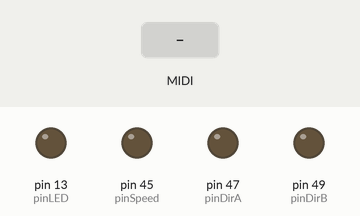
Bench run of a program on a simulated Arduino Mega 2560, built with avr-gcc and run on an emulated ATmega2560. Parts: output pins drawn as LEDs (lit = HIGH). Inputs (shaded band) come from the test bench. MIDI output is not drawn.

Above: at 1.2 s.
1.3 s: MIDI note 36 received
At 1.36 s:
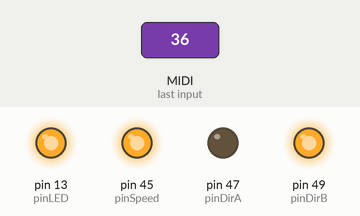
At 2.2 s:
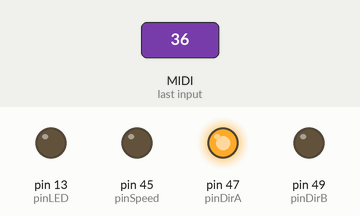
Timing chart, 0 to 4.3 s (numbered marks = the images above; inputs shaded):
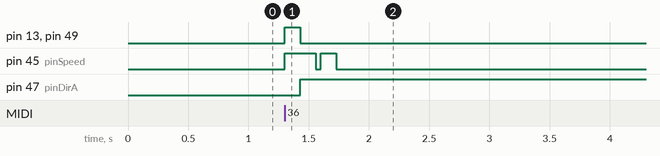

Measured:
- after the input at 1.3 s, pin 13 (pinLED), pin 49 (pinDirB): LOW → HIGH at once, → LOW 0.13 s later; pin 45 (pinSpeed): LOW → HIGH at once, → LOW 0.26 s later, → HIGH 0.04 s later, → LOW 0.13 s later; pin 47 (pinDirA): LOW → HIGH after 0.13 s

The program:

main.cpp
```cpp
#include <Arduino.h>
#include <MIDI.h>

#define pinSpeed 45
#define pinDirA 47
#define pinDirB 49

#define pinLED 13

MIDI_CREATE_INSTANCE(HardwareSerial, Serial1, MIDI);

void handleNoteOn(byte channel, byte pitch, byte velocity);
void handleNoteOff(byte channel, byte pitch, byte velocity);
void hit(int velocity);
void up();

void setup()
{
  pinMode(pinSpeed, OUTPUT);
  pinMode(pinDirA, OUTPUT);
  pinMode(pinDirB, OUTPUT);
  pinMode(pinLED, OUTPUT);

  MIDI.setHandleNoteOn(handleNoteOn);
  MIDI.setHandleNoteOff(handleNoteOff);
  MIDI.begin(MIDI_CHANNEL_OMNI);
}

void loop()
{
  MIDI.read();
}

void handleNoteOn(byte channel, byte pitch, byte velocity)
{
  if(velocity > 0)
    hit(velocity);
  else
    up();
}

void handleNoteOff(byte channel, byte pitch, byte velocity)
{
  up();
}

void hit(int velocity)
{
  digitalWrite(pinDirA, LOW);
  digitalWrite(pinDirB, HIGH);
  digitalWrite(pinLED, HIGH);

  analogWrite(pinSpeed, 255);
  delay(130);
  analogWrite(pinSpeed, 0);
  up();
  //analogWrite(pinSpeed, velocity * 2);
}

void up()
{
  digitalWrite(pinDirB, LOW);
  digitalWrite(pinDirA, HIGH);
  digitalWrite(pinLED, LOW);

  analogWrite(pinSpeed, 255);
  delay(130);
  analogWrite(pinSpeed, 0);
}
```
